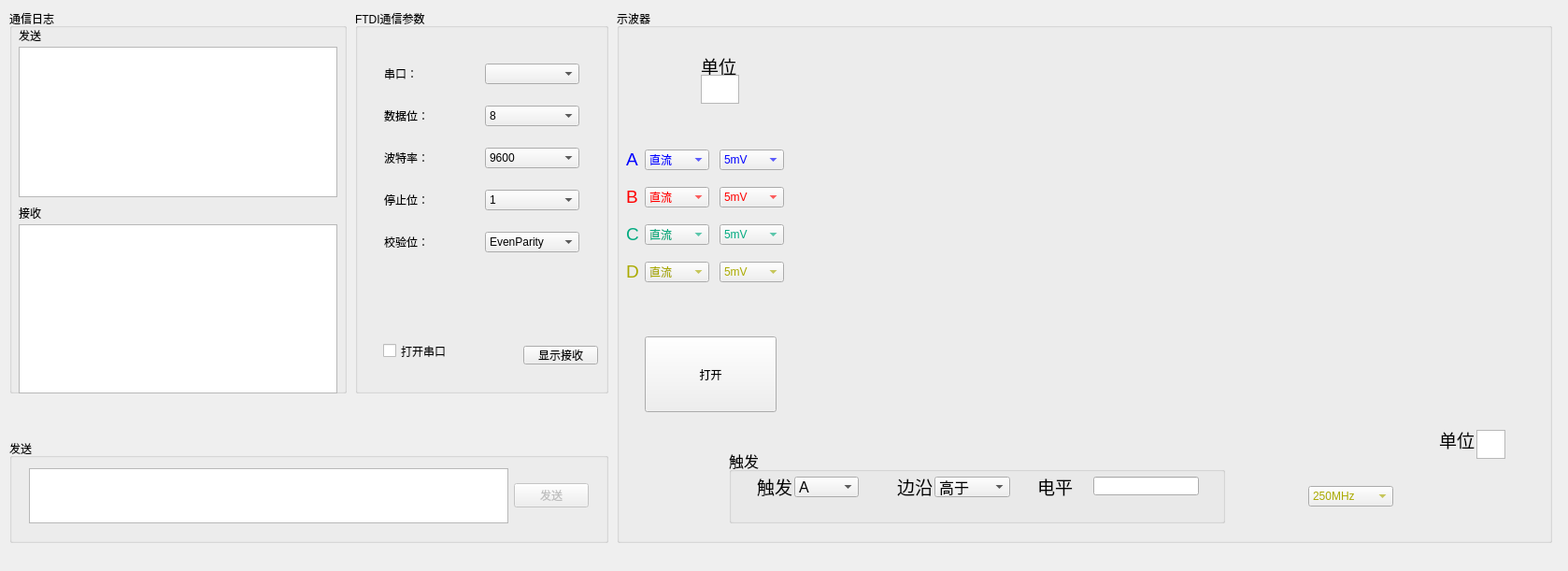
<?xml version="1.0" encoding="UTF-8"?>
<ui version="4.0">
 <class>MainWindow</class>
 <widget class="QMainWindow" name="MainWindow">
  <property name="geometry">
   <rect>
    <x>0</x>
    <y>0</y>
    <width>1678</width>
    <height>611</height>
   </rect>
  </property>
  <property name="windowTitle">
   <string>侧信道功耗分析</string>
  </property>
  <widget class="QWidget" name="centralWidget">
   <widget class="QGroupBox" name="groupBox">
    <property name="geometry">
     <rect>
      <x>10</x>
      <y>10</y>
      <width>361</width>
      <height>411</height>
     </rect>
    </property>
    <property name="title">
     <string>通信日志</string>
    </property>
    <widget class="QTextBrowser" name="sendLog">
     <property name="geometry">
      <rect>
       <x>10</x>
       <y>40</y>
       <width>341</width>
       <height>161</height>
      </rect>
     </property>
    </widget>
    <widget class="QTextBrowser" name="revLog">
     <property name="geometry">
      <rect>
       <x>10</x>
       <y>230</y>
       <width>341</width>
       <height>181</height>
      </rect>
     </property>
    </widget>
    <widget class="QLabel" name="label_6">
     <property name="geometry">
      <rect>
       <x>10</x>
       <y>20</y>
       <width>61</width>
       <height>16</height>
      </rect>
     </property>
     <property name="font">
      <font>
       <family>Arial</family>
       <weight>50</weight>
       <bold>false</bold>
      </font>
     </property>
     <property name="text">
      <string>发送</string>
     </property>
    </widget>
    <widget class="QLabel" name="label_7">
     <property name="geometry">
      <rect>
       <x>10</x>
       <y>210</y>
       <width>61</width>
       <height>16</height>
      </rect>
     </property>
     <property name="text">
      <string>接收</string>
     </property>
    </widget>
   </widget>
   <widget class="QGroupBox" name="groupBox_2">
    <property name="geometry">
     <rect>
      <x>380</x>
      <y>10</y>
      <width>271</width>
      <height>411</height>
     </rect>
    </property>
    <property name="title">
     <string>FTDI通信参数</string>
    </property>
    <widget class="QCheckBox" name="openCom">
     <property name="geometry">
      <rect>
       <x>30</x>
       <y>350</y>
       <width>131</width>
       <height>31</height>
      </rect>
     </property>
     <property name="text">
      <string>打开串口</string>
     </property>
    </widget>
    <widget class="QWidget" name="layoutWidget">
     <property name="geometry">
      <rect>
       <x>20</x>
       <y>30</y>
       <width>231</width>
       <height>261</height>
      </rect>
     </property>
     <layout class="QVBoxLayout" name="verticalLayout">
      <item>
       <layout class="QHBoxLayout" name="horizontalLayout">
        <item>
         <widget class="QLabel" name="label">
          <property name="text">
           <string>串口：</string>
          </property>
         </widget>
        </item>
        <item>
         <widget class="QComboBox" name="portName"/>
        </item>
       </layout>
      </item>
      <item>
       <layout class="QHBoxLayout" name="horizontalLayout_5">
        <item>
         <widget class="QLabel" name="label_5">
          <property name="text">
           <string>数据位：</string>
          </property>
         </widget>
        </item>
        <item>
         <widget class="QComboBox" name="dataBits">
          <item>
           <property name="text">
            <string>8</string>
           </property>
          </item>
          <item>
           <property name="text">
            <string>7</string>
           </property>
          </item>
          <item>
           <property name="text">
            <string>6</string>
           </property>
          </item>
          <item>
           <property name="text">
            <string>5</string>
           </property>
          </item>
         </widget>
        </item>
       </layout>
      </item>
      <item>
       <layout class="QHBoxLayout" name="horizontalLayout_2">
        <item>
         <widget class="QLabel" name="label_2">
          <property name="text">
           <string>波特率：</string>
          </property>
         </widget>
        </item>
        <item>
         <widget class="QComboBox" name="baudRate">
          <item>
           <property name="text">
            <string>9600</string>
           </property>
          </item>
          <item>
           <property name="text">
            <string>4800</string>
           </property>
          </item>
          <item>
           <property name="text">
            <string>19200</string>
           </property>
          </item>
          <item>
           <property name="text">
            <string>38400</string>
           </property>
          </item>
         </widget>
        </item>
       </layout>
      </item>
      <item>
       <layout class="QHBoxLayout" name="horizontalLayout_4">
        <item>
         <widget class="QLabel" name="label_4">
          <property name="text">
           <string>停止位：</string>
          </property>
         </widget>
        </item>
        <item>
         <widget class="QComboBox" name="stopBits">
          <item>
           <property name="text">
            <string>1</string>
           </property>
          </item>
          <item>
           <property name="text">
            <string>2</string>
           </property>
          </item>
         </widget>
        </item>
       </layout>
      </item>
      <item>
       <layout class="QHBoxLayout" name="horizontalLayout_3">
        <item>
         <widget class="QLabel" name="label_3">
          <property name="text">
           <string>校验位：</string>
          </property>
         </widget>
        </item>
        <item>
         <widget class="QComboBox" name="parity">
          <property name="currentText">
           <string>EvenParity</string>
          </property>
          <property name="iconSize">
           <size>
            <width>16</width>
            <height>15</height>
           </size>
          </property>
          <item>
           <property name="text">
            <string>EvenParity</string>
           </property>
          </item>
          <item>
           <property name="text">
            <string>OddParity</string>
           </property>
          </item>
          <item>
           <property name="text">
            <string>NoParity</string>
           </property>
          </item>
         </widget>
        </item>
       </layout>
      </item>
     </layout>
    </widget>
    <widget class="QPushButton" name="btnRev">
     <property name="geometry">
      <rect>
       <x>180</x>
       <y>360</y>
       <width>80</width>
       <height>20</height>
      </rect>
     </property>
     <property name="text">
      <string>显示接收</string>
     </property>
    </widget>
   </widget>
   <widget class="QGroupBox" name="groupBox_3">
    <property name="geometry">
     <rect>
      <x>10</x>
      <y>470</y>
      <width>641</width>
      <height>111</height>
     </rect>
    </property>
    <property name="title">
     <string>发送</string>
    </property>
    <widget class="QWidget" name="layoutWidget">
     <property name="geometry">
      <rect>
       <x>10</x>
       <y>20</y>
       <width>621</width>
       <height>81</height>
      </rect>
     </property>
     <layout class="QHBoxLayout" name="horizontalLayout_6">
      <item>
       <widget class="QTextEdit" name="message"/>
      </item>
      <item>
       <widget class="QPushButton" name="btnSend">
        <property name="enabled">
         <bool>false</bool>
        </property>
        <property name="text">
         <string>发送</string>
        </property>
       </widget>
      </item>
     </layout>
    </widget>
   </widget>
   <widget class="QGroupBox" name="groupBox_4">
    <property name="geometry">
     <rect>
      <x>660</x>
      <y>10</y>
      <width>1001</width>
      <height>571</height>
     </rect>
    </property>
    <property name="styleSheet">
     <string notr="true"/>
    </property>
    <property name="title">
     <string>示波器</string>
    </property>
    <widget class="QComboBox" name="A_AC_DC">
     <property name="geometry">
      <rect>
       <x>30</x>
       <y>150</y>
       <width>69</width>
       <height>22</height>
      </rect>
     </property>
     <property name="styleSheet">
      <string notr="true">color: rgb(0, 0, 255);
font: 12pt &quot;Arial&quot;;</string>
     </property>
     <item>
      <property name="text">
       <string>直流</string>
      </property>
     </item>
     <item>
      <property name="text">
       <string>交流</string>
      </property>
     </item>
     <item>
      <property name="text">
       <string>空闲</string>
      </property>
     </item>
    </widget>
    <widget class="QLabel" name="label_8">
     <property name="geometry">
      <rect>
       <x>10</x>
       <y>150</y>
       <width>21</width>
       <height>21</height>
      </rect>
     </property>
     <property name="font">
      <font>
       <family>Arial</family>
       <pointsize>14</pointsize>
      </font>
     </property>
     <property name="styleSheet">
      <string notr="true">color: rgb(0, 0, 255);</string>
     </property>
     <property name="text">
      <string>A</string>
     </property>
    </widget>
    <widget class="QLabel" name="label_9">
     <property name="geometry">
      <rect>
       <x>10</x>
       <y>190</y>
       <width>21</width>
       <height>21</height>
      </rect>
     </property>
     <property name="font">
      <font>
       <family>Arial</family>
       <pointsize>14</pointsize>
      </font>
     </property>
     <property name="styleSheet">
      <string notr="true">color: rgb(255, 0, 0);</string>
     </property>
     <property name="text">
      <string>B</string>
     </property>
    </widget>
    <widget class="QComboBox" name="B_AC_DC">
     <property name="geometry">
      <rect>
       <x>30</x>
       <y>190</y>
       <width>69</width>
       <height>22</height>
      </rect>
     </property>
     <property name="styleSheet">
      <string notr="true">color: rgb(255, 0,0);
font: 12pt &quot;Arial&quot;;</string>
     </property>
     <item>
      <property name="text">
       <string>直流</string>
      </property>
     </item>
     <item>
      <property name="text">
       <string>交流</string>
      </property>
     </item>
     <item>
      <property name="text">
       <string>空闲</string>
      </property>
     </item>
    </widget>
    <widget class="QLabel" name="label_10">
     <property name="geometry">
      <rect>
       <x>10</x>
       <y>230</y>
       <width>21</width>
       <height>21</height>
      </rect>
     </property>
     <property name="font">
      <font>
       <family>Arial</family>
       <pointsize>14</pointsize>
      </font>
     </property>
     <property name="styleSheet">
      <string notr="true">color: rgb(0, 170, 127);</string>
     </property>
     <property name="text">
      <string>C</string>
     </property>
    </widget>
    <widget class="QLabel" name="label_11">
     <property name="geometry">
      <rect>
       <x>10</x>
       <y>270</y>
       <width>21</width>
       <height>21</height>
      </rect>
     </property>
     <property name="font">
      <font>
       <family>Arial</family>
       <pointsize>14</pointsize>
      </font>
     </property>
     <property name="styleSheet">
      <string notr="true">color: rgb(170, 170, 0);</string>
     </property>
     <property name="text">
      <string>D</string>
     </property>
    </widget>
    <widget class="QComboBox" name="C_AC_DC">
     <property name="geometry">
      <rect>
       <x>30</x>
       <y>230</y>
       <width>69</width>
       <height>22</height>
      </rect>
     </property>
     <property name="styleSheet">
      <string notr="true">color: rgb(0, 170, 127);
font: 12pt &quot;Arial&quot;;</string>
     </property>
     <item>
      <property name="text">
       <string>直流</string>
      </property>
     </item>
     <item>
      <property name="text">
       <string>交流</string>
      </property>
     </item>
     <item>
      <property name="text">
       <string>空闲</string>
      </property>
     </item>
    </widget>
    <widget class="QComboBox" name="D_AC_DC">
     <property name="geometry">
      <rect>
       <x>30</x>
       <y>270</y>
       <width>69</width>
       <height>22</height>
      </rect>
     </property>
     <property name="styleSheet">
      <string notr="true">color: rgb(255, 0,0);
font: 12pt &quot;Arial&quot;;
color: rgb(170, 170, 0);</string>
     </property>
     <item>
      <property name="text">
       <string>直流</string>
      </property>
     </item>
     <item>
      <property name="text">
       <string>交流</string>
      </property>
     </item>
     <item>
      <property name="text">
       <string>空闲</string>
      </property>
     </item>
    </widget>
    <widget class="QChartView" name="displayOSC" native="true">
     <property name="geometry">
      <rect>
       <x>189</x>
       <y>50</y>
       <width>751</width>
       <height>400</height>
      </rect>
     </property>
    </widget>
    <widget class="QLabel" name="label_13">
     <property name="geometry">
      <rect>
       <x>90</x>
       <y>50</y>
       <width>41</width>
       <height>21</height>
      </rect>
     </property>
     <property name="font">
      <font>
       <family>Arial</family>
       <pointsize>14</pointsize>
      </font>
     </property>
     <property name="styleSheet">
      <string notr="true"/>
     </property>
     <property name="text">
      <string>单位</string>
     </property>
    </widget>
    <widget class="QLabel" name="label_14">
     <property name="geometry">
      <rect>
       <x>880</x>
       <y>450</y>
       <width>41</width>
       <height>21</height>
      </rect>
     </property>
     <property name="font">
      <font>
       <family>Arial</family>
       <pointsize>14</pointsize>
      </font>
     </property>
     <property name="styleSheet">
      <string notr="true"/>
     </property>
     <property name="text">
      <string>单位</string>
     </property>
    </widget>
    <widget class="QPlainTextEdit" name="voltage_Text">
     <property name="geometry">
      <rect>
       <x>90</x>
       <y>70</y>
       <width>41</width>
       <height>31</height>
      </rect>
     </property>
    </widget>
    <widget class="QPlainTextEdit" name="time_Text">
     <property name="geometry">
      <rect>
       <x>920</x>
       <y>450</y>
       <width>31</width>
       <height>31</height>
      </rect>
     </property>
    </widget>
    <widget class="QGroupBox" name="groupBox_5">
     <property name="geometry">
      <rect>
       <x>120</x>
       <y>470</y>
       <width>531</width>
       <height>80</height>
      </rect>
     </property>
     <property name="font">
      <font>
       <family>Arial</family>
       <pointsize>12</pointsize>
      </font>
     </property>
     <property name="title">
      <string>触发</string>
     </property>
     <widget class="QLabel" name="label_15">
      <property name="geometry">
       <rect>
        <x>180</x>
        <y>30</y>
        <width>41</width>
        <height>21</height>
       </rect>
      </property>
      <property name="font">
       <font>
        <family>Arial</family>
        <pointsize>14</pointsize>
       </font>
      </property>
      <property name="styleSheet">
       <string notr="true"/>
      </property>
      <property name="text">
       <string>边沿</string>
      </property>
     </widget>
     <widget class="QComboBox" name="Trig_Channel">
      <property name="geometry">
       <rect>
        <x>70</x>
        <y>30</y>
        <width>69</width>
        <height>22</height>
       </rect>
      </property>
      <property name="styleSheet">
       <string notr="true">font: 14pt &quot;Arial&quot;;</string>
      </property>
      <item>
       <property name="text">
        <string>A</string>
       </property>
      </item>
      <item>
       <property name="text">
        <string>B</string>
       </property>
      </item>
      <item>
       <property name="text">
        <string>C</string>
       </property>
      </item>
      <item>
       <property name="text">
        <string>D</string>
       </property>
      </item>
     </widget>
     <widget class="QLabel" name="label_16">
      <property name="geometry">
       <rect>
        <x>330</x>
        <y>30</y>
        <width>41</width>
        <height>21</height>
       </rect>
      </property>
      <property name="font">
       <font>
        <family>Arial</family>
        <pointsize>14</pointsize>
       </font>
      </property>
      <property name="styleSheet">
       <string notr="true"/>
      </property>
      <property name="text">
       <string>电平</string>
      </property>
     </widget>
     <widget class="QComboBox" name="Trig_Mode">
      <property name="geometry">
       <rect>
        <x>220</x>
        <y>30</y>
        <width>81</width>
        <height>22</height>
       </rect>
      </property>
      <property name="styleSheet">
       <string notr="true">font: 14pt &quot;Arial&quot;;</string>
      </property>
      <item>
       <property name="text">
        <string>高于</string>
       </property>
      </item>
      <item>
       <property name="text">
        <string>低于</string>
       </property>
      </item>
      <item>
       <property name="text">
        <string>上升沿</string>
       </property>
      </item>
      <item>
       <property name="text">
        <string>下降沿</string>
       </property>
      </item>
      <item>
       <property name="text">
        <string>边沿</string>
       </property>
      </item>
     </widget>
     <widget class="QLabel" name="label_12">
      <property name="geometry">
       <rect>
        <x>30</x>
        <y>30</y>
        <width>41</width>
        <height>21</height>
       </rect>
      </property>
      <property name="font">
       <font>
        <family>Arial</family>
        <pointsize>14</pointsize>
       </font>
      </property>
      <property name="styleSheet">
       <string notr="true"/>
      </property>
      <property name="text">
       <string>触发</string>
      </property>
     </widget>
     <widget class="QLineEdit" name="Trig_Vol">
      <property name="geometry">
       <rect>
        <x>390</x>
        <y>30</y>
        <width>113</width>
        <height>20</height>
       </rect>
      </property>
     </widget>
    </widget>
    <widget class="QPushButton" name="Run_Stop">
     <property name="geometry">
      <rect>
       <x>30</x>
       <y>350</y>
       <width>141</width>
       <height>81</height>
      </rect>
     </property>
     <property name="text">
      <string>打开</string>
     </property>
    </widget>
    <widget class="QComboBox" name="A_Vol">
     <property name="geometry">
      <rect>
       <x>110</x>
       <y>150</y>
       <width>69</width>
       <height>22</height>
      </rect>
     </property>
     <property name="styleSheet">
      <string notr="true">color: rgb(0, 0, 255);
font: 12pt &quot;Arial&quot;;</string>
     </property>
     <item>
      <property name="text">
       <string>5mV</string>
      </property>
     </item>
     <item>
      <property name="text">
       <string>10mV</string>
      </property>
     </item>
     <item>
      <property name="text">
       <string>25mV</string>
      </property>
     </item>
     <item>
      <property name="text">
       <string>50mV</string>
      </property>
     </item>
     <item>
      <property name="text">
       <string>100mV</string>
      </property>
     </item>
     <item>
      <property name="text">
       <string>250mV</string>
      </property>
     </item>
     <item>
      <property name="text">
       <string>500mV</string>
      </property>
     </item>
     <item>
      <property name="text">
       <string>1V</string>
      </property>
     </item>
     <item>
      <property name="text">
       <string>2.5V</string>
      </property>
     </item>
    </widget>
    <widget class="QComboBox" name="B_Vol">
     <property name="geometry">
      <rect>
       <x>110</x>
       <y>190</y>
       <width>69</width>
       <height>22</height>
      </rect>
     </property>
     <property name="styleSheet">
      <string notr="true">color: rgb(255, 0, 0);
font: 12pt &quot;Arial&quot;;</string>
     </property>
     <item>
      <property name="text">
       <string>5mV</string>
      </property>
     </item>
     <item>
      <property name="text">
       <string>10mV</string>
      </property>
     </item>
     <item>
      <property name="text">
       <string>25mV</string>
      </property>
     </item>
     <item>
      <property name="text">
       <string>50mV</string>
      </property>
     </item>
     <item>
      <property name="text">
       <string>100mV</string>
      </property>
     </item>
     <item>
      <property name="text">
       <string>250mV</string>
      </property>
     </item>
     <item>
      <property name="text">
       <string>500mV</string>
      </property>
     </item>
     <item>
      <property name="text">
       <string>1V</string>
      </property>
     </item>
     <item>
      <property name="text">
       <string>2.5V</string>
      </property>
     </item>
    </widget>
    <widget class="QComboBox" name="C_Vol">
     <property name="geometry">
      <rect>
       <x>110</x>
       <y>230</y>
       <width>69</width>
       <height>22</height>
      </rect>
     </property>
     <property name="styleSheet">
      <string notr="true">color: rgb(0, 170, 127);
font: 12pt &quot;Arial&quot;;</string>
     </property>
     <item>
      <property name="text">
       <string>5mV</string>
      </property>
     </item>
     <item>
      <property name="text">
       <string>10mV</string>
      </property>
     </item>
     <item>
      <property name="text">
       <string>25mV</string>
      </property>
     </item>
     <item>
      <property name="text">
       <string>50mV</string>
      </property>
     </item>
     <item>
      <property name="text">
       <string>100mV</string>
      </property>
     </item>
     <item>
      <property name="text">
       <string>250mV</string>
      </property>
     </item>
     <item>
      <property name="text">
       <string>500mV</string>
      </property>
     </item>
     <item>
      <property name="text">
       <string>1V</string>
      </property>
     </item>
     <item>
      <property name="text">
       <string>2.5V</string>
      </property>
     </item>
    </widget>
    <widget class="QComboBox" name="D_Vol">
     <property name="geometry">
      <rect>
       <x>110</x>
       <y>270</y>
       <width>69</width>
       <height>22</height>
      </rect>
     </property>
     <property name="styleSheet">
      <string notr="true">color: rgb(170, 170, 0);
font: 12pt &quot;Arial&quot;;</string>
     </property>
     <item>
      <property name="text">
       <string>5mV</string>
      </property>
     </item>
     <item>
      <property name="text">
       <string>10mV</string>
      </property>
     </item>
     <item>
      <property name="text">
       <string>25mV</string>
      </property>
     </item>
     <item>
      <property name="text">
       <string>50mV</string>
      </property>
     </item>
     <item>
      <property name="text">
       <string>100mV</string>
      </property>
     </item>
     <item>
      <property name="text">
       <string>250mV</string>
      </property>
     </item>
     <item>
      <property name="text">
       <string>500mV</string>
      </property>
     </item>
     <item>
      <property name="text">
       <string>1V</string>
      </property>
     </item>
     <item>
      <property name="text">
       <string>2.5V</string>
      </property>
     </item>
    </widget>
    <widget class="QComboBox" name="Time">
     <property name="geometry">
      <rect>
       <x>740</x>
       <y>510</y>
       <width>91</width>
       <height>22</height>
      </rect>
     </property>
     <property name="styleSheet">
      <string notr="true">color: rgb(255, 0,0);
font: 12pt &quot;Arial&quot;;
color: rgb(170, 170, 0);</string>
     </property>
     <item>
      <property name="text">
       <string>250MHz</string>
      </property>
     </item>
     <item>
      <property name="text">
       <string>125MHz</string>
      </property>
     </item>
     <item>
      <property name="text">
       <string>62.5MHz</string>
      </property>
     </item>
     <item>
      <property name="text">
       <string>25MHz</string>
      </property>
     </item>
     <item>
      <property name="text">
       <string>12.5MHz</string>
      </property>
     </item>
     <item>
      <property name="text">
       <string>6.25MHz</string>
      </property>
     </item>
    </widget>
   </widget>
  </widget>
 </widget>
 <layoutdefault spacing="6" margin="11"/>
 <customwidgets>
  <customwidget>
   <class>QChartView</class>
   <extends>QWidget</extends>
   <header location="global">qchartview.h</header>
   <container>1</container>
  </customwidget>
 </customwidgets>
 <resources/>
 <connections/>
</ui>
